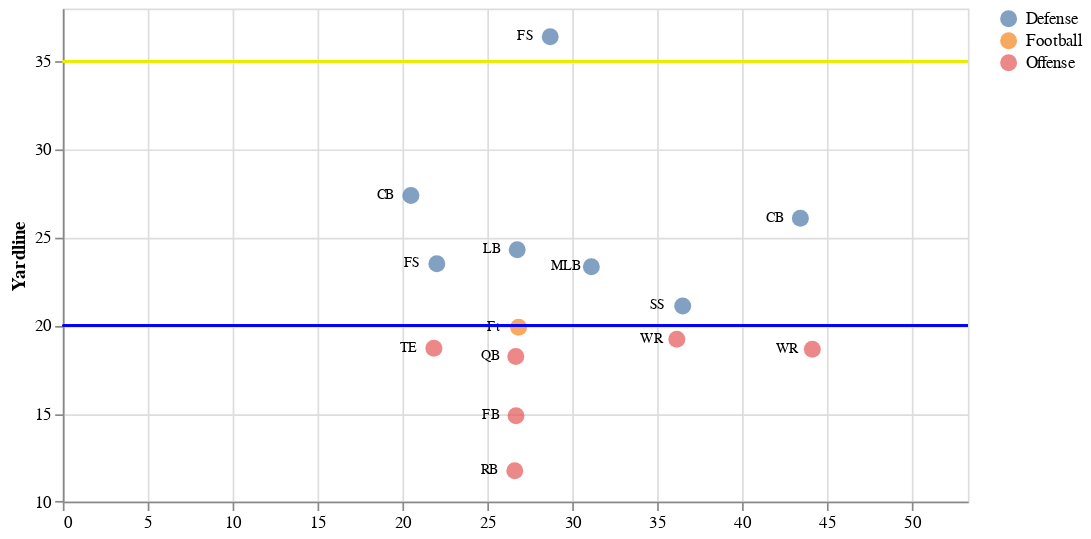

Source (notebook cell):
### Code cell
# Below is an example of how to create the full chart.
create_full_chart(positions, game_id, play_id, n_cuts=20)

### Figure 1 — Vega-Lite specification as saved in the notebook (floating-point values rounded to 4 significant figures; data arrays with more than 128 entries replaced by an {"elided": "..."} marker saying what was removed)
{"usermeta": {"embedOptions": {"theme": "fivethirtyeight"}}, "config": {"view": {"continuousWidth": 400, "continuousHeight": 300}}, "layer": [{"mark": {"type": "circle", "dx": 5, "dy": 5, "size": 100}, "encoding": {"color": {"field": "off", "title": null, "type": "nominal"}, "tooltip": [{"field": "position", "type": "nominal"}], "x": {"field": "y_dir", "scale": {"domain": [0, 53.3]}, "title": null, "type": "quantitative"}, "y": {"field": "x_dir", "scale": {"zero": false}, "title": "Yardline", "type": "quantitative"}}, "selection": {"selector001": {"type": "single", "fields": ["time_cuts"], "bind": {"input": "select", "options": [1.0, 2.0, 3.0, 4.0, 5.0, 6.0, 7.0, 8.0, 9.0, 10.0, 11.0, 12.0, 13.0, 14.0, 15.0, 16.0, 17.0, 18.0, 19.0, 20.0], "name": "Time cut\n"}, "init": {"time_cuts": 1}}}}, {"mark": {"type": "text", "dx": -15, "fontSize": 8}, "encoding": {"text": {"field": "position", "type": "nominal"}, "x": {"field": "y_dir", "scale": {"domain": [0, 53.3]}, "title": null, "type": "quantitative"}, "y": {"field": "x_dir", "scale": {"zero": false}, "title": "Yardline", "type": "quantitative"}}}, {"mark": {"type": "rule", "color": "#ECEC01"}, "encoding": {"y": {"field": "yardline_first_dir", "type": "quantitative"}}}, {"mark": {"type": "rule", "color": "blue"}, "encoding": {"y": {"field": "yardline_dir", "type": "quantitative"}}}], "data": {"name": "data-97e7a0593c69fc4a89aa1bd4ce246dd3"}, "height": 290.4, "transform": [{"filter": {"selection": "selector001"}}], "width": 533.0, "$schema": "https://vega.github.io/schema/vega-lite/v4.17.0.json", "datasets": {"data-97e7a0593c69fc4a89aa1bd4ce246dd3": {"elided": "280 records"}}}
